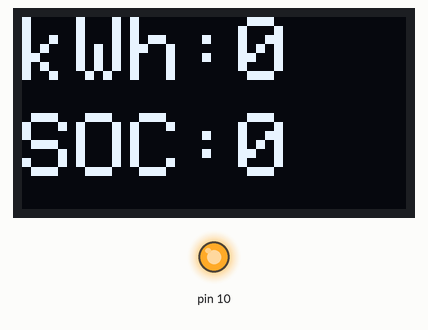
Simulated run of this program. Board: Arduino Uno, built with avr-gcc and run on an emulated ATmega328P. Parts: 128×64 one-colour display, output pins drawn as LEDs (lit = HIGH). The display library's start-up logo is not drawn.

Above: at 1.2 s.

The program:

main.cpp
```cpp
#include <Arduino.h>
#include <string.h>

#include "bytetools.cpp"
#include "bytetools.hpp"

#include <Arduino.h>
#include <SPI.h>
#include <mcp2515.h> // (https://github.com/autowp/arduino-mcp2515/)
#include <Wire.h>
#include <Adafruit_GFX.h>
#include <Adafruit_SSD1306.h>
#include <avr/wdt.h>

int total_kwh = 0; // Total energy in watt-hours
int SOC = 0;
int current_total = 0;
int voltage_total = 0;
int odometer = 0;
int previous_time_wh = millis();
int supplimental_soc = 0; // Additional SOC from supplimental battery

#define SCREEN_WIDTH 128 // OLED display width, in pixels
#define SCREEN_HEIGHT 64 // OLED display height, in pixels

// Declaration for an SSD1306 display connected to I2C (SDA, SCL pins)
#define OLED_RESET     -1 // Reset pin # (or -1 if sharing Arduino reset pin)
Adafruit_SSD1306 display1(SCREEN_WIDTH, SCREEN_HEIGHT, &Wire, OLED_RESET);
//Adafruit_SSD1306 display2(SCREEN_WIDTH, SCREEN_HEIGHT, &Wire, OLED_RESET);

const unsigned long DISPLAY_INTERVAL = 500;   // update OLED every 500 ms
unsigned long prevDisplayTime = 0;

MCP2515 mcp2515(10); // SPI CS Pin 10

inline int16_t  be16s(const uint8_t* p){ return  (int16_t)((p[0]<<8)|p[1]); }
inline uint16_t be16u(const uint8_t* p){ return (uint16_t)((p[0]<<8)|p[1]); }

void calculateKWh() {
    total_kwh = int(current_total * voltage_total * (millis() - previous_time_wh) / 3600000.0); // kWh = (A * V * t) / 3600000
    previous_time_wh = millis();
}

void calc_suplimental_soc() {
    // Calculate the supplemental SOC based on the current total and voltage
    // This is a placeholder calculation, adjust as needed
    supplimental_soc = (supplimental_soc + 1) % 100;
}

void display() {
    display1.clearDisplay();
    //display2.clearDisplay();

    display1.setTextSize(3);
    display1.setTextColor(WHITE);
    display1.setCursor(0, 0);
    display1.print("kWh:");
    display1.println(total_kwh);

    display1.setTextSize(3);
    display1.setTextColor(WHITE);
    display1.setCursor(0, 32);
    display1.print("SOC:");
    display1.println(SOC);

    //display2.setCursor(0, 20);
    //display2.print("Suppl. SOC: ");
    //display2.println(supplimental_soc);

    // Display the updates
    display1.display();
    //display2.display();
}


void setup()
{
  //myGLCD.InitLCD();

  //myGLCD.clrScr();

  if(!display1.begin(SSD1306_SWITCHCAPVCC, 0x3C)) {
    //Serial.println(F("SSD1306A allocation failed"));
    for(;;); // Don't proceed, loop forever
  }
  //if(!display2.begin(SSD1306_SWITCHCAPVCC, 0x3D)) {
    //Serial.println(F("SSD1306B allocation failed"));
  //  for(;;); // Don't proceed, loop forever
  //}

  display1.display();
  //display2.display();
  delay(1000);
  display1.clearDisplay();
  display1.drawPixel(10, 10, WHITE);
  //display2.clearDisplay();
  //display2.drawPixel(10, 10, WHITE);
  display1.display();
  //display2.display();

  SPI.begin();

  mcp2515.reset();
  mcp2515.setBitrate(CAN_500KBPS,
                     MCP_8MHZ); // Sets CAN at speed 500KBPS and Clock 8MHz
  mcp2515.setNormalMode();      // Sets CAN at normal mode
}

void loop()
{
    /*myGLCD.setBackColor(0, 0, 0);

    myGLCD.setFont(BigFont);
    myGLCD.setColor(255, 255, 255);
    if (total_kwh < 0) {
        myGLCD.print(String("-"), 200, 20);
    }
    myGLCD.print(String("kW/h"), CENTER, 110);
    myGLCD.print(String("%SOC"), CENTER, 200);
    myGLCD.print(String("SUP"), CENTER, 290);
    myGLCD.setColor(0, 255, 0);
    myGLCD.print(String("-"), 400, 20);

    myGLCD.setFont(SevenSegNumFont);
    myGLCD.setColor(255, 255, 255);
    myGLCD.print(String(SOC), CENTER, 150);
    myGLCD.print(String(supplimental_soc), CENTER, 240);
    myGLCD.print(String(abs(total_kwh)), CENTER, 0);*/

    if (millis() - prevDisplayTime >= DISPLAY_INTERVAL) {
        prevDisplayTime = millis();
        display();
    }

    can_frame f;
    while (mcp2515.readMessage(&f) == MCP2515::ERROR_OK) {
    switch (f.can_id) {
        case 0x6B0: current_total  = be16s(&f.data[0]) * 10;
                  voltage_total  = be16u(&f.data[2]) * 10;
                  SOC  = f.data[4];
                  break;
        default: break;
        }
    }
    calculateKWh();
    calc_suplimental_soc(); // Function to calculate the supplemental SOC
}
```

bytetools.cpp
```cpp
#include "bytetools.hpp"

namespace bytetools {
template <typename T, typename U> U unsafe_cast(T *t) { return *(U *)t; }

template <typename T> T identity(T t) noexcept { return t; }

template <typename T, const size_t N> struct Array {
  T bytes[N];
};

template <typename T>
constexpr T
from_ne_bytes(Array<uint8_t, sizeof(T) / sizeof(uint8_t)> value) noexcept {
  return *(T *)&value;
}

template <typename T>
constexpr Array<uint8_t, sizeof(T) / sizeof(uint8_t)>
to_ne_bytes(T value) noexcept {
  return *(Array<uint8_t, sizeof(T) / sizeof(uint8_t)> *)&value;
}

template <const size_t N>
Array<uint8_t, N> bswap(Array<uint8_t, N> value) noexcept {
  Array<uint8_t, N> out{};
  for (size_t i = 0; i < N; i++) {
    out.bytes[N - 1 - i] = value.bytes[i];
  }
  return out;
}

constexpr Array<uint8_t, sizeof(uint16_t) / sizeof(uint8_t)>
bswap(Array<uint8_t, sizeof(uint16_t) / sizeof(uint8_t)> value) noexcept {
  return to_ne_bytes(__builtin_bswap16(from_ne_bytes<uint16_t>(value)));
}

constexpr Array<uint8_t, sizeof(uint32_t) / sizeof(uint8_t)>
bswap(Array<uint8_t, sizeof(uint32_t) / sizeof(uint8_t)> value) noexcept {
  return to_ne_bytes(__builtin_bswap32(from_ne_bytes<uint32_t>(value)));
}

constexpr Array<uint8_t, sizeof(uint64_t) / sizeof(uint8_t)>
bswap(Array<uint8_t, sizeof(uint64_t) / sizeof(uint8_t)> value) noexcept {
  return to_ne_bytes(__builtin_bswap64(from_ne_bytes<uint64_t>(value)));
}

constexpr uint16_t int_bswap(uint16_t value) noexcept {
  return from_ne_bytes<uint16_t>(bswap(to_ne_bytes(value)));
}

constexpr int16_t int_bswap(int16_t value) noexcept {
  return from_ne_bytes<int16_t>(bswap(to_ne_bytes(value)));
}

constexpr uint32_t int_bswap(uint32_t value) noexcept {
  return from_ne_bytes<uint32_t>(bswap(to_ne_bytes(value)));
}

constexpr int32_t int_bswap(int32_t value) noexcept {
  return from_ne_bytes<int32_t>(bswap(to_ne_bytes(value)));
}

constexpr uint64_t int_bswap(uint64_t value) noexcept {
  return from_ne_bytes<uint64_t>(bswap(to_ne_bytes(value)));
}

constexpr int64_t int_bswap(int64_t value) noexcept {
  return from_ne_bytes<int64_t>(bswap(to_ne_bytes(value)));
}

template <typename T> T dangerous_bswap(T t) {
  return from_ne_bytes<T>(bswap(to_ne_bytes(t)));
}

template <typename T>
constexpr Array<uint8_t, sizeof(T) / sizeof(uint8_t)>
to_le_bytes(T value) noexcept {
  if (to_ne_bytes<uint32_t>(2).bytes[0] == 0) {
    return bswap(to_ne_bytes(value));
  }
  return to_ne_bytes(value);
}

template <typename T>
constexpr Array<uint8_t, sizeof(T) / sizeof(uint8_t)>
to_be_bytes(T value) noexcept {
  if (to_ne_bytes<uint32_t>(2).bytes[0] == 2) {
    return bswap(to_ne_bytes(value));
  }
  return to_ne_bytes(value);
}
} // namespace bytetools
```

bytetools.hpp
```cpp
#ifndef BYTETOOLS_H
#define BYTETOOLS_H

#include <stddef.h>
#include <stdint.h>

namespace bytetools {
template <typename T, typename U> U unsafe_cast(T *t);

template <typename T> T identity(T t) noexcept;

template <typename T, const size_t N> struct Array;

template <typename T>
constexpr T
from_ne_bytes(Array<uint8_t, sizeof(T) / sizeof(uint8_t)> value) noexcept;

template <typename T>
constexpr Array<uint8_t, sizeof(T) / sizeof(uint8_t)>
to_ne_bytes(T value) noexcept;

template <const size_t N>
Array<uint8_t, N> bswap(Array<uint8_t, N> value) noexcept;

constexpr Array<uint8_t, sizeof(uint16_t) / sizeof(uint8_t)>
bswap(Array<uint8_t, sizeof(uint16_t) / sizeof(uint8_t)> value) noexcept;

constexpr Array<uint8_t, sizeof(uint32_t) / sizeof(uint8_t)>
bswap(Array<uint8_t, sizeof(uint32_t) / sizeof(uint8_t)> value) noexcept;

constexpr Array<uint8_t, sizeof(uint64_t) / sizeof(uint8_t)>
bswap(Array<uint8_t, sizeof(uint64_t) / sizeof(uint8_t)> value) noexcept;

constexpr uint16_t int_bswap(uint16_t value) noexcept;

constexpr int16_t int_bswap(int16_t value) noexcept;

constexpr uint32_t int_bswap(uint32_t value) noexcept;

constexpr int32_t int_bswap(int32_t value) noexcept;

constexpr uint64_t int_bswap(uint64_t value) noexcept;

constexpr int64_t int_bswap(int64_t value) noexcept;

template <typename T> T dangerous_bswap(T t);

template <typename T>
constexpr Array<uint8_t, sizeof(T) / sizeof(uint8_t)>
to_le_bytes(T value) noexcept;

template <typename T>
constexpr Array<uint8_t, sizeof(T) / sizeof(uint8_t)>
to_be_bytes(T value) noexcept;
} // namespace bytetools

#endif // BYTETOOLS_H
```
